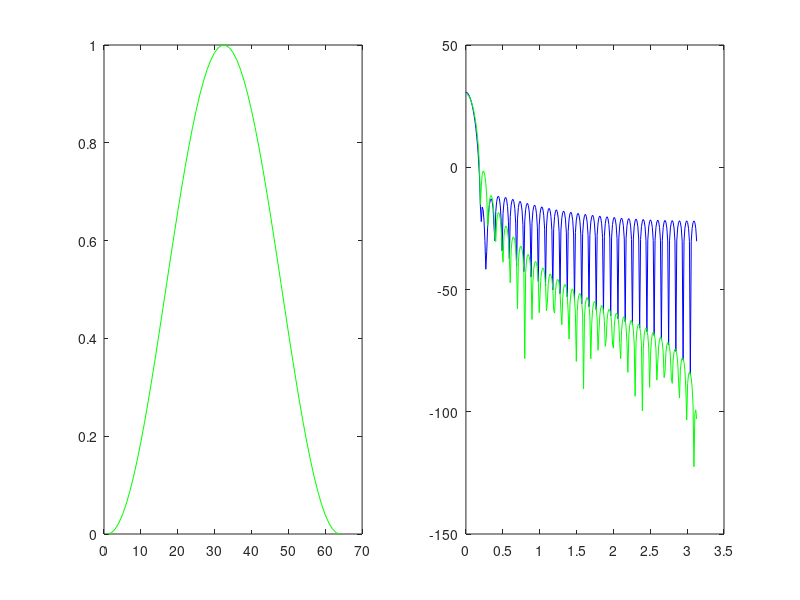

This chart was generated by the following MATLAB code:
clf
clear;
N=64;
n=256;

%Hamming Window
w=hamming(N);
subplot(121);
plot(1:N,w,'b');
subplot(122)
[W,fr]=freqz(w,[1],n);
plot(fr,20*log10(W),'b')
hold
%xclick
% Hanning Window
whan=hann(N);
subplot(121);
plot(1:N,whan,'g')

subplot(122)
[Whan,fr]=freqz(whan,[1],n);
plot(fr,20*log10(Whan),'g')
hold off;